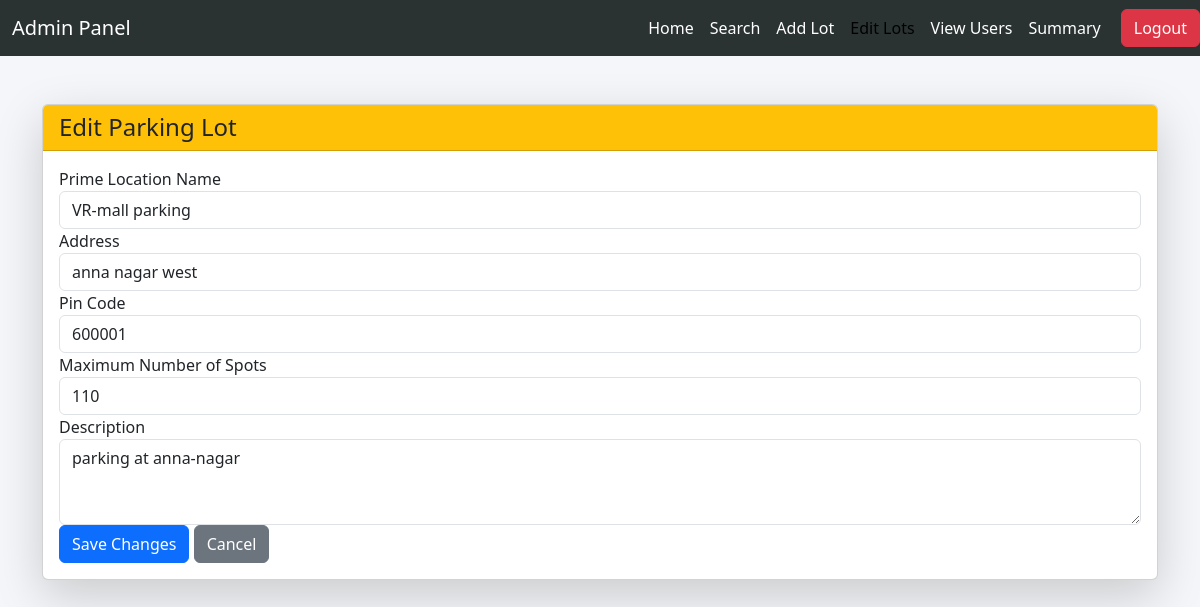
Page /admin/edit_lot/1 (signed in) on the committed database.
### models/parking_lots.py (models this page shows)
class ParkingLot(db.Model):
    __tablename__ = 'parking_lots'
    id = db.Column(db.Integer, primary_key=True)
    prime_location_name = db.Column(db.String(200), nullable=False)
    address = db.Column(db.String(200), nullable=False)
    pin_code = db.Column(db.String(20), nullable=False)
    maximum_number_of_spots = db.Column(db.Integer, nullable=False)
    description = db.Column(db.Text)
    status = db.Column(db.String(20), default='active')
    created_at = db.Column(db.DateTime, default=datetime.utcnow)
    parking_spots = db.relationship('ParkingSpot', backref='lot', cascade="all, delete")

### app.py (the view, shortened to what this page needs)
@app.route('/admin/edit_lot/<int:lot_id>', methods=['GET', 'POST'])
@login_required
def edit_lot(lot_id):
    if current_user.role != 'admin':
        return redirect(url_for('login'))
    lot = ParkingLot.query.get_or_404(lot_id)
    return render_template('edit_lot.html', lot=lot)

### app.py (called while the page is built)
@login_manager.user_loader
def load_user(user_id):
    return User.query.get(int(user_id))

### templates/edit_lot.html (shortened to what this page needs)
<!DOCTYPE html>
<html lang="en">
<head>
    <link href="https://cdn.jsdelivr.net/npm/bootstrap@5.3.0/dist/css/bootstrap.min.css" rel="stylesheet">
</head>
<body>
    <nav class="navbar navbar-expand-lg navbar-custom">
        <div class="container-fluid">
            <a class="navbar-brand" href="{{ url_for('admin_dashboard') }}">Admin Panel</a>
            <div class="collapse navbar-collapse justify-content-end" id="navbarNav">
                <ul class="navbar-nav">
                    <li class="nav-item">
                        <a class="nav-link " href="{{ url_for('admin_dashboard') }}">Home</a>
                    </li>
                    <li class="nav-item">
                        <a class="nav-link " href="{{ url_for('search_user') }}">Search</a>
                    </li>
                    <li class="nav-item">
                        <a class="nav-link" href="{{ url_for('add_lot') }}">Add Lot</a>
                    </li>
                    <li class="nav-item">
                        <a class="nav-link active" href="{{ url_for('view_lots') }}">Edit Lots</a>
                    </li>
                    <li class="nav-item">
                        <a class="nav-link" href="{{ url_for('view_users') }}">View Users</a>
                    </li>
                    <li class="nav-item">
                        <a class="nav-link " href="{{ url_for('summary') }}">Summary</a>
                    </li>
                </ul>
            </div>
        </div>
        <a href="{{ url_for('logout') }}" class="btn btn-danger">Logout</a>
    </nav>
    <div class="container mt-5">
        <div class="card shadow-lg">
            <div class="card-header bg-warning text-dark">
                <h4 class="mb-0">Edit Parking Lot</h4>
            </div>
            <div class="card-body">
                <form method="POST" action="{{ url_for('edit_lot', lot_id=lot.id) }}">
                    <div class="form-group">
                        <label for="prime_location_name">Prime Location Name</label>
                        <input type="text" class="form-control" id="prime_location_name" name="prime_location_name" value="{{ lot.prime_location_name }}" required>
                    </div>
                    <div class="form-group">
                        <label for="address">Address</label>
                        <input type="text" class="form-control" id="address" name="address" value="{{ lot.address }}" required>
                    </div>
                    <div class="form-group">
                        <label for="pin_code">Pin Code</label>
                        <input type="text" class="form-control" id="pin_code" name="pin_code" value="{{ lot.pin_code }}" required>
                    </div>
                    <div class="form-group">
                        <label for="maximum_number_of_spots">Maximum Number of Spots</label>
                        <input type="number" class="form-control" id="maximum_number_of_spots" name="maximum_number_of_spots" value="{{ lot.maximum_number_of_spots }}" min="1" required>
                    </div>
                    <div class="form-group">
                        <label for="description">Description</label>
                        <textarea class="form-control" id="description" name="description" rows="3">{{ lot.description }}</textarea>
                    </div>
                    <button type="submit" class="btn btn-primary btn-block">Save Changes</button>
                    <a href="{{ url_for('view_lots') }}" class="btn btn-secondary btn-block">Cancel</a>
                </form>
            </div>
        </div>
    </div>
</body>
</html>

### templates/edit_lot.html (style rules this page uses)
body { background-color: #f4f6f9; }
.navbar-custom { background-color: #2A3332; }
.navbar-custom .navbar-brand, .navbar-custom .nav-link { color: white; }

### rows in the picture
ParkingLot: prime_location_name "VR-mall parking", address "anna nagar west", pin_code "600001", maximum_number_of_spots "110", description "parking at anna-nagar"
